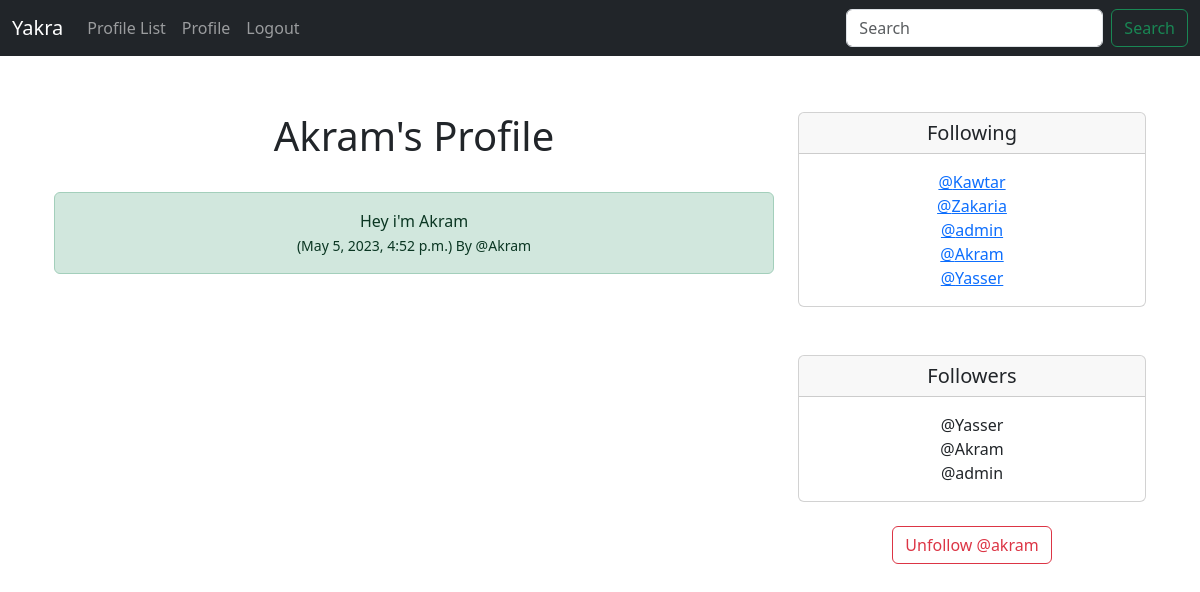
The page /profile/4 (signed in) on the database as committed earlier.
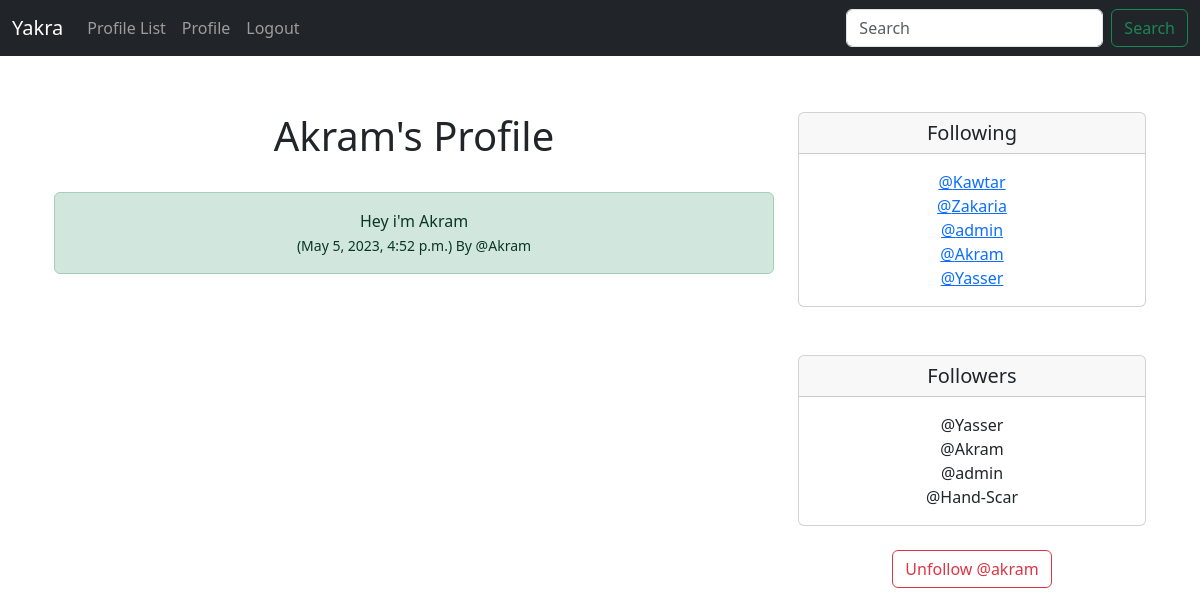
The same page on the database as committed later.
### Yakra/models.py (models this page shows, shortened)
class Tweet(models.Model):
    user = models.ForeignKey(
        User, related_name="tweets",
        on_delete=models.DO_NOTHING
    )
    body = models.CharField(max_length=200)
    created_at = models.DateTimeField(auto_now_add=True)

class Profile(models.Model):
    user = models.OneToOneField(User,on_delete=models.CASCADE)
    follows = models.ManyToManyField("self",
         related_name="followed_by",
         symmetrical=False, #not neccessary to follow each other
         blank=True) #don't have to follow anyone
    date_modified = models.DateTimeField(User, auto_now=True) #give use the most stuff and date time field
    def __str__(self):
        return self.user.username

### Yakra/views.py (the view, shortened to what this page needs)
# urls.py: path('profile/<int:pk>',views.profile,name='profile'),
def profile(request, pk):
    if request.user.is_authenticated:
        profile = Profile.objects.get(user_id=pk)
        tweets = Tweet.objects.filter(user_id=pk).order_by("-created_at")
        return render(request,"profile.html",{"profile":profile, "tweets":tweets})
    else:
         messages.success(request,("You Must Be logged In to Enter this Page"))
         return redirect('home')

### Yakra/templates/profile.html (shortened to what this page needs)
{% extends 'base.html' %}
{%block content %}
{% if profile %}
    <div class="container text-center">
        <div class = "row">
            <div class="col-8">
                <h1>{{profile.user.username}}'s Profile</h1>
                <br/>
{% if tweets %}
{% for tweet in tweets %}
<div class="alert alert-success" role="alert">
  {{ tweet.body }} <br/>
  <small class ="text.muted">
    ({{tweet.created_at}}) By
    @{{tweet.user.username}}
  </small>
  </div><br/><br/>
{% endfor %}
{% endif %}
            </div>
            <div class="col-4">
                <div class="card">
<h5 class="card-header">Following</h5>
<div class="card-body">
  <p class="card-text">
          {% for following in profile.follows.all%}
              <a href="{% url 'profile' following.user.id %}">
              @{{following }}</a><br/>
          {% endfor %}
  </p>
  </div>
</div>
        <br/><br/>
        <div class="card">
<h5 class="card-header">Followers</h5>
<div class="card-body">
  <p class="card-text">
     {%for following in profile.followed_by.all%}
                @{{following }}<br/>
      {%endfor%}
  </p>
  </div>
</div>
<form method=POST>
{% if profile in user.profile.follows.all %}
    <button class="btn btn-outline-danger" name ="follow"
    value="unfollow" type="submit">
       Unfollow @{{profile.user.username|lower}}
  </button>
{% else %}
  <button class="btn btn-outline-success" name ="follow"
  value="follow" type="submit">
     Follow @{{profile.user.username|lower}}
  </button>
{% endif %}
</form>
                </div>
            </div>
        </div>
        {%endif%}
        {% endblock%}

Rows that differ between the two databases and show on the page:
added Profile: user.username "Hand-Scar", shown under "Followers"
